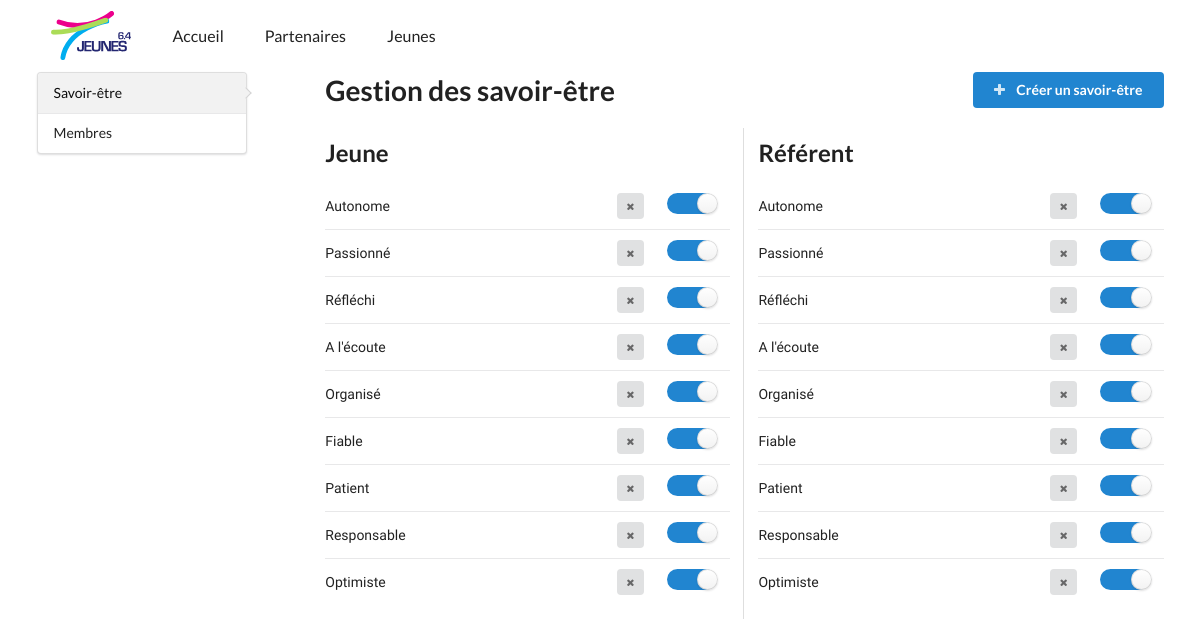
Page /index.php/admin/savoir_etre on the committed database.
### tables this page shows
CREATE TABLE `savoir_etre` (
  `id` INT(11) NOT NULL AUTO_INCREMENT,
  `nom` VARCHAR(100) DEFAULT NULL,
  `etat` SMALLINT(1) DEFAULT '1',
  `type` SMALLINT(6) DEFAULT NULL,
  PRIMARY KEY (`id`)
);

### application/controllers/Admin.php (called while the page is built, shortened)
<?php
class Admin extends J64_Controller {
  public function __construct(){
    $this->load->model('savoiretre_model');
    $this->load->model('admin_model');
    $this->load->library('form_validation');
    $this->data['title'] = 'Administration';
  }
  public function savoir_etre(){
    if($this->uri->total_segments() == 2 ){
      $this->data['content'] = 'savoir_etre';
      $this->data['title'] = 'Savoir-être - ' . $this->data['title'] ;
      $this->data['savoir_etre'] = array(
        'Jeune' => $this->savoiretre_model->getJeune(false),
        'Référent' => $this->savoiretre_model->getReferent(false)
      );
      $this->data['scripts'] = array('utils', 'savoir_etre');
      $this->load->view('templates/head', $this->data);
      $this->load->view('templates/admin', $this->data);
      $this->load->view('templates/foot', $this->data);
    }else{
      $this->output->set_content_type('application/json');
      $this->performAction();
    }
  }
}

### index.php (called while the page is built, shortened)
<?php
require_once BASEPATH.'core/CodeIgniter.php';

### application/models/Savoiretre_model.php (called while the page is built, shortened)
<?php
  class Savoiretre_model extends CI_Model
  {
    public function getJeune($activeOnly = true)
    {
      $this->db->select('id, nom, etat');
      if($activeOnly){
        $this->db->where('etat', '1');
      }else{
        $this->db->where('etat >= 0', NULL);
      }
      $this->db->where('type', 1);
      $query = $this->db->get('savoir_etre');
      return $query->result();
    }
    public function getReferent($activeOnly = true)
    {
      $this->db->select('id, nom, etat');
      if($activeOnly){
        $this->db->where('etat', '1');
      }else{
        $this->db->where('etat >= 0', NULL);
      }
      $this->db->where('etat >= 0', NULL);
      $this->db->where('type', 2);
      $query = $this->db->get('savoir_etre');
      return $query->result();
    }
  }

### application/views/admin/savoir_etre.php (the view, shortened to what this page needs)
<div class="customClearing" id="savoirEtreHeader">
  <h1 class="ui left floated header">
    Gestion des savoir-être
  </h1>
  <button class="ui right floated button blue listeSavoirEtre">
    <i class="icon plus"></i>
    Créer un savoir-être
  </button>
</div>
<div class="ui grid stackable two column divided listeSavoirEtre">
  <?php
    foreach($savoir_etre  as $name => $value){
  ?>
    <div class="column">
      <h2 class="ui header"><?php echo $name ?></h2>
      <table class="ui very basic table">
        <?php
          foreach ($value as $item) {
        ?>
          <tr>
            <td class="twelve wide"><?php echo $item->nom ?></td>
            <td class="two wide">
              <button class="ui button mini icon tooltip deleteSavoirEtre"
                      data-content="Le savoir-être restera présent dans la base de données mais ne pourra plus être réactivé."
                      data-title="Supprimer le savoir être." data-position="left center"
                      data-value="<?php echo $item->id ?>"
              >
                <i class="icon delete"></i>
              </button>
            </td>
            <td class="two wide">
              <div class="ui toggle checkbox tooltip toggleSavoirEtre" data-content="Désactiver le savoir-être"
                   data-position="right center">
                <label></label>
              </div>
            </td>
          </tr>
        <?php
          }
        ?>
      </table>
    </div>
  <?php
    }
  ?>
</div>

### application/views/templates/head.php (shortened to what this page needs)
<!doctype html>
<html>
  <head>
    <link rel="stylesheet" type="text/css" href="<?php echo base_url() ?>static/semantic/dist/semantic.min.css">
    <link rel="stylesheet" href="<?php echo base_url() ?>static/css/main.css">
  </head>
  <body>
  <header>
    <nav class="ui large secondary menu">
      <div class="ui container centered">
        <div class="item">
          <img class="ui image tiny" alt="Jeunes 6.4" src="<?php echo base_url()?>static/img/j64_logo1.svg">
        </div>
        <a class="item <?php echo !empty($menu) && $menu == 'accueil' ? 'active' : '' ?>" href="<?php echo site_url('accueil') ?>">
          <span>Accueil</span>
        </a>
        <a class="item <?php echo !empty($menu) && $menu == 'partenaires' ? 'active' : '' ?>" href="<?php echo site_url('partenaires') ?>">
          <span>Partenaires</span>
        </a>
        <a class="item pink <?php echo !empty($menu) && $menu == 'jeune' ? 'active' : '' ?>" href="<?php echo site_url('jeune') ?>">
          <span>Jeunes</span>
        </a>
      </div>
    </nav>
  </header>

### application/views/templates/admin.php
<div class="ui container">
  <div class="ui grid stackable">
    <div class="four wide column">
      <div class="ui vertical pointing menu">
        <a class="item <?php echo $content == 'savoir_etre' ? 'active' : ''?>" href="<?php echo site_url('admin/savoir-etre') ?>">Savoir-être</a>
        <a class="item <?php echo $content == 'users' ? 'active' : ''?>" href="<?php echo site_url('admin/utilisateurs') ?>">Membres</a>
      </div>
    </div>
    <div class="twelve wide column">
      <?php $this->load->view('admin/'.$content); ?>
    </div>
  </div>
</div>

### application/views/templates/foot.php (shortened to what this page needs)
  </body>
</html>

### static/css/main.css (style rules this page uses)
body { font-family:'Raleway', sans-serif; text-align:justify; }
.customClearing::after { content:'.'; visibility: hidden; clear: both; display: block; }
header > .menu { width: 100vw; }

### rows in the picture
savoir_etre: nom "Autonome", $item->id 1 (drawn)
savoir_etre: nom "Passionné", $item->id 2 (drawn)
savoir_etre: nom "Réfléchi", $item->id 3 (drawn)
savoir_etre: nom "A l'écoute", $item->id 4 (drawn)
savoir_etre: nom "Organisé", $item->id 5 (drawn)
savoir_etre: nom "Fiable", $item->id 6 (drawn)
savoir_etre: nom "Patient", $item->id 7 (drawn)
savoir_etre: nom "Responsable", $item->id 8 (drawn)
savoir_etre: nom "Optimiste", $item->id 9 (drawn)
savoir_etre: nom "Autonome", $item->id 10 (drawn)
savoir_etre: nom "Passionné", $item->id 11 (drawn)
savoir_etre: nom "Réfléchi", $item->id 12 (drawn)
savoir_etre: nom "A l'écoute", $item->id 13 (drawn)
savoir_etre: nom "Organisé", $item->id 14 (drawn)
savoir_etre: nom "Fiable", $item->id 15 (drawn)
savoir_etre: nom "Patient", $item->id 16 (drawn)
savoir_etre: nom "Responsable", $item->id 17 (drawn)
savoir_etre: nom "Optimiste", $item->id 18 (drawn)

### other values in the picture
$name "Jeune"
$name "Référent"
